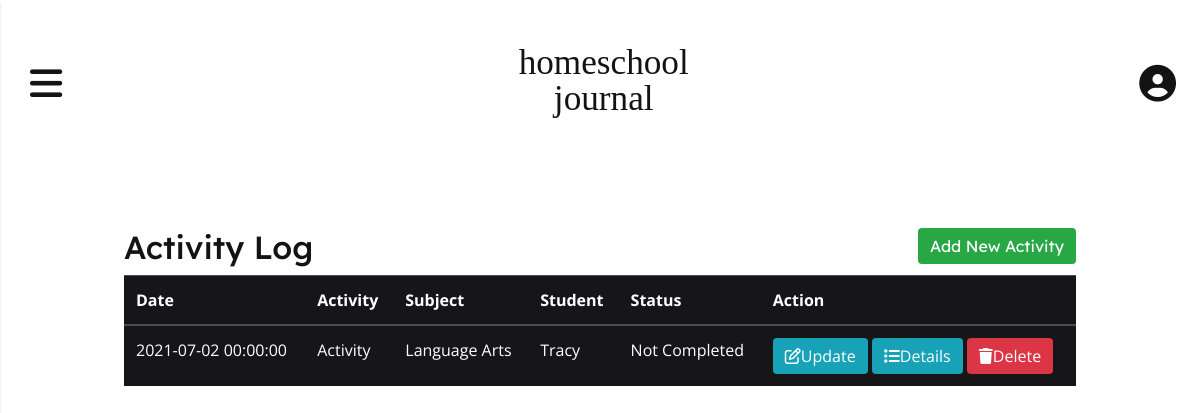
Page /log (signed in) on the earlier database version.
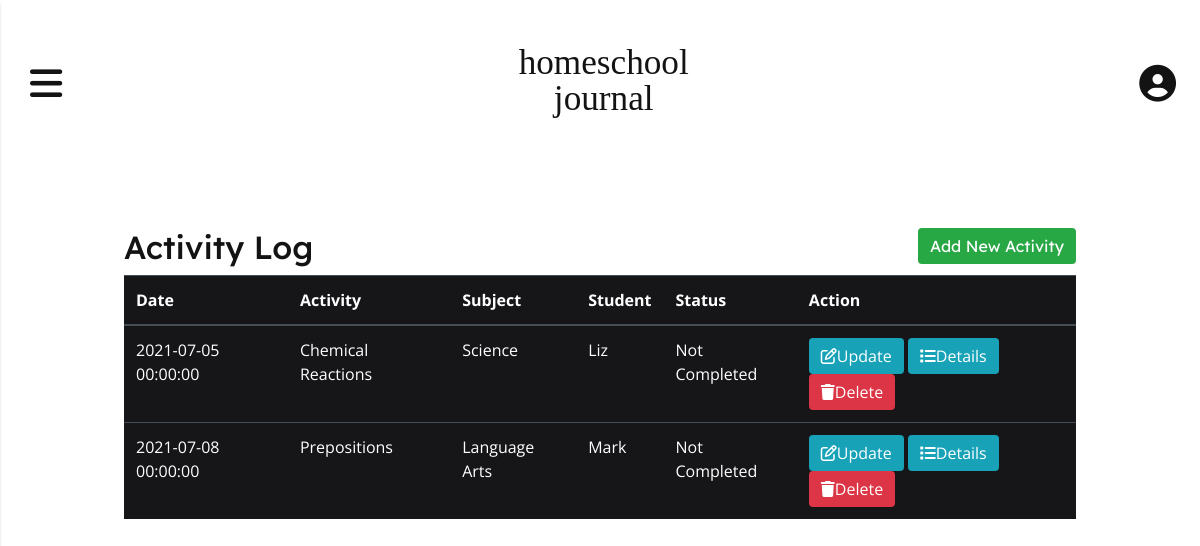
Same page on the later database version.
### app/models.py (models this page shows, shortened)
class Activity(db.Model):
    id = db.Column(db.Integer, primary_key=True)
    title = db.Column(db.String(150), index=True, nullable=False)
    user_id = db.Column(db.Integer, db.ForeignKey('user.id'), index=True)
    subject_id = db.Column(db.Integer, db.ForeignKey('subject.id'), index=True, nullable=False)
    student_id = db.Column(db.Integer, db.ForeignKey('student.id'), index=True, nullable=False)
    description = db.Column(db.Text, index=True)
    resources = db.Column(db.Text, index=True)
    activity_date = db.Column(db.DateTime, index=True, nullable=False)
    notes = db.Column(db.Text, index=True)
    status = db.Column(db.String(64), index=True, nullable=False)

class Subject(db.Model):
    id = db.Column(db.Integer, primary_key=True)
    user_id = db.Column(db.Integer, db.ForeignKey('user.id'), index=True)
    subject_name = db.Column(db.String(64), index=True)
    activities = db.relationship('Activity', backref='subject', lazy='dynamic')
    def __str__(self):
        return self.subject_name

class Student(db.Model):
    id = db.Column(db.Integer, primary_key=True)
    student_name = db.Column(db.String(64), index=True)
    user_id = db.Column(db.Integer, db.ForeignKey('user.id'))
    attendance = db.relationship('Attendance', backref='student', lazy='dynamic')
    activities = db.relationship('Activity', backref='student', lazy='dynamic')
    def __str__(self):
        return self.student_name

### app/routes.py (the view)
@app.route('/log', methods = ('GET', 'POST'))
@login_required
def log():
    activities = current_user.activities.order_by(Activity.activity_date).all()
    return render_template('log.html', activities=activities)

### app/models.py (called while the page is built)
@login.user_loader
def load_user(id):
    return User.query.get(int(id))

### app/templates/log.html (shortened to what this page needs)
{% extends 'base.html' %}
{% block content %}
    <div class="activity-log-header">
        <h2>Activity Log <a href="{{ url_for('add') }}" id="add-btn" class="btn btn-success float-right">Add New Activity</a></h2>
    </div>
    <table class="table table-hover table-dark">
        <thead>
            <tr>
                <th>Date</th>
                <th>Activity</th>
                <th>Subject</th>
                <th>Student</th>
                <th>Status</th>
                <th>Action</th>
            </tr>
        </thead>
        <tbody>
            {% for activity in activities %}
            <tr>
                <td>{{ activity.activity_date }}</td>
                <td>{{ activity.title }}</td>
                <td>{{ activity.subject }}</td>
                <td>{{ activity.student }}</td>
                <td>{{ activity.status }}</td>
                <td>
                    <a href="{{ url_for('update', title=activity.title) }}" class="btn btn-info btn-xs"><i class="far fa-edit"></i>Update</a>
                    <a href="{{ url_for('details', title=activity.title) }}" class="btn btn-info btn-xs"><i class="fas fa-list"></i></i>Details</a>
                    <a href="{{ url_for('delete', id=activity.id) }}" class="btn btn-danger btn-xs" onclick="return confirm('Are you sure you want to delete?')"><i class="fas fa-trash"></i>Delete</a>
                </td>
            </tr>
            {% endfor %}
        </tbody>
    </table>
{% endblock %}

### app/templates/base.html (shortened to what this page needs)
<!DOCTYPE html>
<html lang="en">
    <head>
        <link rel="stylesheet" href="https://stackpath.bootstrapcdn.com/bootstrap/4.3.1/css/bootstrap.min.css">
        <link rel="stylesheet" href="{{ url_for('static', filename='style.css') }}">
        <link rel="stylesheet" href="https://unpkg.com/bootstrap-table@1.18.2/dist/bootstrap-table.min.css">
    </head>
    <body>
      <div class="container-main">
        <header class="header-main">
          <nav class="navbar-custom">
            <button class="navbar-icon navbar-toggle" id="navbarOpen" type="button" aria-controls="navbarPanel" aria-expanded="false" aria-label="Toggle navigation">
              <i class="fas fa-bars"></i>
            </button>
            <h1 class="navbar-logo"><a class="navbar-logo-text" href="{{ url_for('index') }}">homeschool </br>journal</a></h1>
            <a href="{{ url_for ('profile') }}" class="navbar-icon navbar-profile">
              <i class="fas fa-user-circle"></i>
            </a>
          </nav>
        </header>
        <div class ="container">
            {% block content %} {% endblock %}
        </div>
      </div>
    </body>
</html>

### app/static/style.css (style rules this page uses)
:root { --black: #131313; --white: #FFFFFF; --bg-light: #EBF6F2; --bg-navbar: #DEDBFE; --bg-dark: #167973; --bg-activity-display: hsla(245, 100%, 95%, 0.9); --bg-completed: hsla(160, 36%, 88%, 1); --bg-notcompleted: hsla(246, 91%, 65%, 0.21); --completed-color: hsla(176, 69%, 28%, 1); --notcompleted-color: hsla(246, 54%, 53%, 1); --content-bg-light: #D7ECE5; --attendance-bg:#FBE6CC; --link-color: #6354F7; --link-hover-color: #872CA7; --highlight-color: #6354F7; --btn-bright: #6354F7; --btn-bright-hover: #872CA7; --btn-activity-display: hsla(246, 91%, 65%, 1); --btn-activity-display-hover: hsla(246, 91%, 55%, 1); --btn-bg-color-light: #C7C4E3; --btn-edit: hsla(33, 85%, 89%, 1); --btn-details: hsla(220, 78%, 89%, 1); --btn-delete: hsla(3, 56%, 49%, 0.3); --btn-edit-hover: hsla(33, 85%, 79%, 1); --btn-details-hover: hsla(220, 78%, 79%, 1); --btn-delete-hover: hsla(3, 66%, 42%, 0.4); --alert-color: rgba(196, 61, 55, 0.3); --header-icon-hover-color: #872CA7; --border-light: #D7DADD; }
*, *:before, *:after { box-sizing: border-box; }
body { margin: 0; padding: 0; background-color: var(--white); color: #131313; font-family: 'Open Sans', sans-serif; font-weight: 400; }
a { text-decoration:none; color: var(--link-color); cursor: pointer; }
h1, h2, h3, h4 { font-family: "Lexend Deca", serif; }
.container { width: 100%; max-width: 1000px; margin: 0 auto; padding: 2em 1.5em; }
.btn { border: unset; cursor: pointer; }
.header-main { position: relative; }
.navbar-custom { padding: 2.7em 1.5em; display: flex; justify-content: space-between; align-items: center; }
.navbar-logo { text-align: center; line-height: 0.8em; }
.navbar-logo-text { font-family: 'Zilla Slab', serif; font-size: 2.2rem; color: #131313; }
.navbar-icon { background: #131313; color: #131313; border: unset; background: unset; font-size: 2.3rem; }
.activity-log-header { padding-top: 30px; }
.table-dark { background-color: #161619; color: #FFFFFF; }

Differences in the rows shown:
added Activity: activity_date "2021-07-05 00:00:00", title "Chemical Reactions", subject "Science", student "Liz", status "Not Completed"
changed Activity "Language Arts": activity_date "2021-07-02 00:00:00" → "2021-07-08 00:00:00"; title "Activity" → "Prepositions"; student "Tracy" → "Mark"
